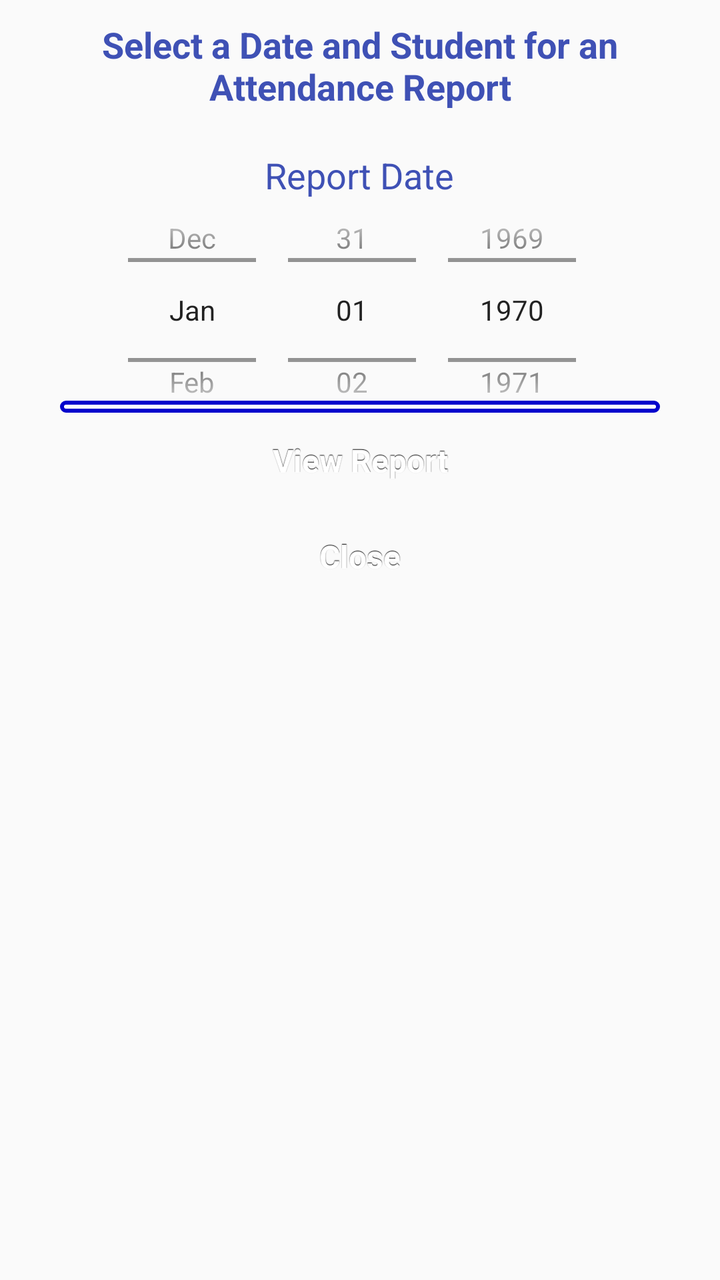
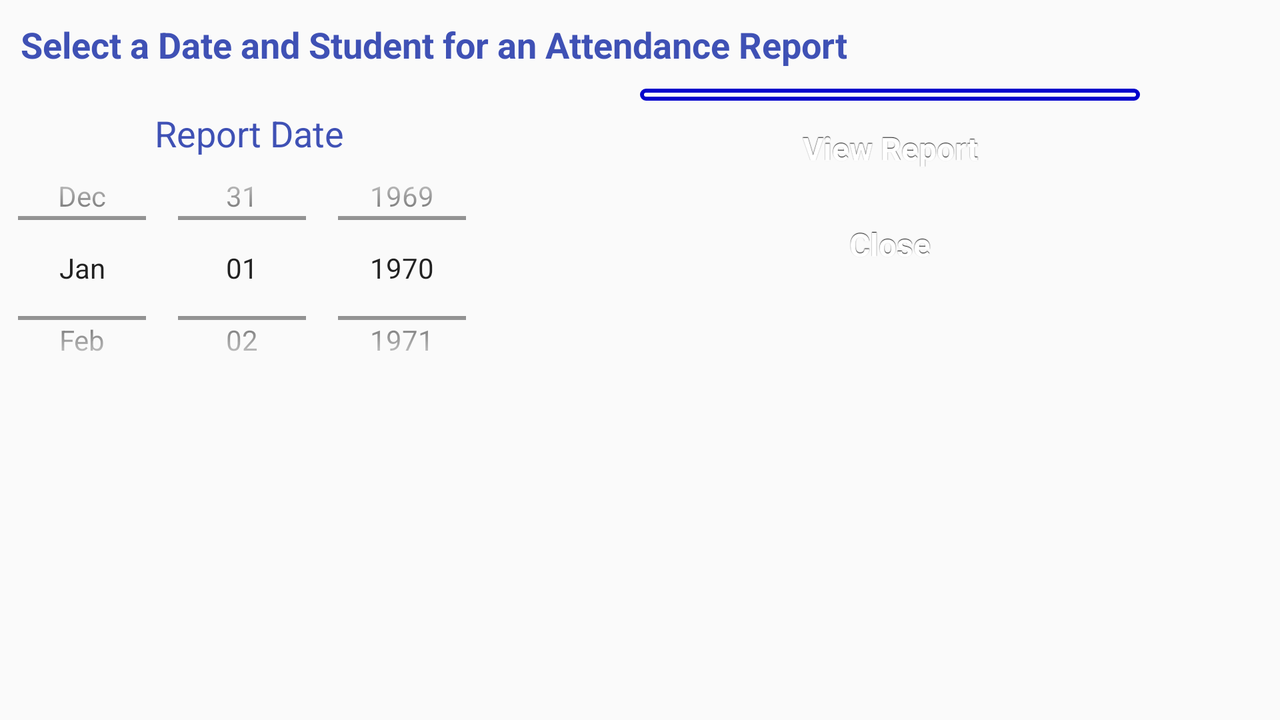

Compare how this app lays out the same screen by default and in its alternative resource folder. The renders come first, then the two layout files and the values they reference.
<!-- AndroidManifest.xml: application theme AppTheme -->
<!-- res/layout/report_student_date_selection_fragment.xml -->
<?xml version="1.0" encoding="utf-8"?>
<LinearLayout xmlns:android="http://schemas.android.com/apk/res/android"
    android:orientation="vertical" android:layout_width="match_parent"
    android:layout_height="match_parent">

    <TextView
        android:layout_width="wrap_content"
        android:layout_height="wrap_content"
        android:textColor="@color/colorPrimary"
        android:textStyle="bold"
        android:textAppearance="?android:attr/textAppearanceMedium"
        android:text="Select a Date and Student for an Attendance Report"
        android:id="@+id/textView"
        android:layout_gravity="center_horizontal"
        android:textAlignment="center"
        android:padding="10dp"/>

    <TextView
        android:layout_width="wrap_content"
        android:layout_height="wrap_content"
        android:textColor="@color/colorPrimary"
        android:textAppearance="?android:attr/textAppearanceMedium"
        android:text="Report Date"
        android:id="@+id/textViewStartDate"
        android:layout_gravity="center_horizontal"
        android:textAlignment="center"
        android:padding="10dp"/>

    <DatePicker
        android:layout_width="wrap_content"
        android:layout_height="150dp"
        android:scaleY="1"
        android:id="@+id/datePicker"
        android:layout_gravity="center_horizontal"
        android:spinnersShown="true"
        android:datePickerMode="spinner"
        android:calendarViewShown="false"
        android:layout_marginLeft="-50dp"
        android:layout_marginTop="-30dp"
        android:layout_marginRight="-50dp"
        android:layout_marginBottom="-30dp"
        android:padding="5dp"/>

    <Spinner
        android:layout_width="300dp"
        android:layout_height="wrap_content"
        android:background="@drawable/spinner"
        android:id="@+id/studentspinner"
        android:layout_gravity="center_horizontal" />

    <Button
        android:layout_width="300dp"
        android:layout_height="wrap_content"
        android:text="View Report"
        android:id="@+id/viewReportButton"
        style="@style/button"
        android:layout_gravity="center_horizontal"
        android:padding="10dp"/>

    <Button
        android:layout_width="300dp"
        android:layout_height="wrap_content"
        android:text="Close"
        android:id="@+id/closeButton"
        style="@style/button"
        android:layout_gravity="center_horizontal" />
</LinearLayout>
<!-- resources referenced by this layout -->
<resources>
  <color name="colorPrimary">#3F51B5</color>
  <!-- drawable spinner (drawable) -->
  <?xml version="1.0" encoding="utf-8"?>
  <shape xmlns:android="http://schemas.android.com/apk/res/android"
      android:shape="rectangle">
      <solid
          android:color="#FFFFFF">
      </solid>
      <corners android:radius= "8dp" />
      <padding android:left="3dp"
          android:top="3dp"
          android:right="3dp"
          android:bottom="3dp" />
      <stroke
          android:color="#0000CC"
          android:width="2dip" />
  </shape>
  <style name="button" parent="@android:style/Widget.Button">
          <item name="android:gravity">center_vertical|center_horizontal</item>
          <item name="android:textColor">#FFFFFFFF</item>
          <item name="android:shadowColor">#FF000000</item>
          <item name="android:shadowDx">0</item>
          <item name="android:shadowDy">-1</item>
          <item name="android:shadowRadius">0.2</item>
          <item name="android:textSize">16dip</item>
          <item name="android:textStyle">bold</item>
          <item name="android:background">@drawable/button</item>
          <item name="android:focusable">true</item>
          <item name="android:clickable">true</item>
      </style>
  <style name="AppTheme" parent="Theme.AppCompat.Light.DarkActionBar">
          
          <item name="colorPrimary">@color/colorPrimary</item>
          <item name="colorPrimaryDark">@color/colorPrimaryDark</item>
          <item name="colorAccent">@color/colorAccent</item>
      </style>
  <color name="colorPrimaryDark">#303F9F</color>
  <color name="colorAccent">#FF4081</color>
</resources>
<!-- res/layout-land/report_student_date_selection_fragment.xml (the repository's variant of the layout above) -->
<!-- drawn on the phone turned sideways -->
<?xml version="1.0" encoding="utf-8"?>
<LinearLayout xmlns:android="http://schemas.android.com/apk/res/android"
    android:orientation="vertical" android:layout_width="match_parent"
    android:layout_height="match_parent">

    <LinearLayout
        android:orientation="horizontal"
        android:layout_width="match_parent"
        android:layout_height="wrap_content">

        <TextView
            android:layout_width="wrap_content"
            android:layout_height="wrap_content"
            android:textColor="@color/colorPrimary"
            android:textStyle="bold"
            android:textAppearance="?android:attr/textAppearanceMedium"
            android:text="Select a Date and Student for an Attendance Report"
            android:id="@+id/textView"
            android:layout_gravity="center_horizontal"
            android:textAlignment="center"
            android:padding="10dp"/>
    </LinearLayout>

    <LinearLayout
        android:orientation="horizontal"
        android:layout_width="match_parent"
        android:layout_height="wrap_content">

        <LinearLayout
            android:orientation="vertical"
            android:layout_width="250dp"
            android:layout_height="wrap_content">

            <TextView
                android:layout_width="wrap_content"
                android:layout_height="wrap_content"
                android:textColor="@color/colorPrimary"
                android:textAppearance="?android:attr/textAppearanceMedium"
                android:text="Report Date"
                android:id="@+id/textViewStartDate"
                android:layout_gravity="center_horizontal"
                android:textAlignment="center"
                android:padding="10dp"/>

            <DatePicker
                android:layout_width="wrap_content"
                android:layout_height="150dp"
                android:scaleY="1"
                android:id="@+id/datePicker"
                android:layout_gravity="center_horizontal"
                android:spinnersShown="true"
                android:datePickerMode="spinner"
                android:calendarViewShown="false"
                android:layout_marginLeft="-50dp"
                android:layout_marginTop="-30dp"
                android:layout_marginRight="-50dp"
                android:layout_marginBottom="-30dp"
                android:padding="5dp"/>
        </LinearLayout>

        <LinearLayout
            android:orientation="vertical"
            android:layout_width="match_parent"
            android:layout_height="wrap_content">

            <Spinner
                android:layout_width="250dp"
                android:layout_height="wrap_content"
                android:background="@drawable/spinner"
                android:id="@+id/studentspinner"
                android:layout_gravity="center_horizontal" />

            <Button
                android:layout_width="250dp"
                android:layout_height="wrap_content"
                android:text="View Report"
                android:id="@+id/viewReportButton"
                style="@style/button"
                android:layout_gravity="center_horizontal"
                android:padding="10dp"/>

            <Button
                android:layout_width="250dp"
                android:layout_height="wrap_content"
                android:text="Close"
                android:id="@+id/closeButton"
                style="@style/button"
                android:layout_gravity="center_horizontal" />
        </LinearLayout>
    </LinearLayout>
</LinearLayout>
